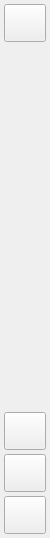
            <widget class="QFrame" name="settingsPageSideBarContainer">
             <property name="minimumSize">
              <size>
               <width>50</width>
               <height>0</height>
              </size>
             </property>
             <property name="maximumSize">
              <size>
               <width>50</width>
               <height>16777215</height>
              </size>
             </property>
             <property name="frameShape">
              <enum>QFrame::Shape::NoFrame</enum>
             </property>
             <property name="frameShadow">
              <enum>QFrame::Shadow::Raised</enum>
             </property>
             <layout class="QVBoxLayout" name="verticalLayout_5">
              <property name="spacing">
               <number>4</number>
              </property>
              <property name="leftMargin">
               <number>4</number>
              </property>
              <property name="topMargin">
               <number>4</number>
              </property>
              <property name="rightMargin">
               <number>4</number>
              </property>
              <property name="bottomMargin">
               <number>4</number>
              </property>
              <item>
               <widget class="QPushButton" name="goToHomeButton">
                <property name="minimumSize">
                 <size>
                  <width>42</width>
                  <height>38</height>
                 </size>
                </property>
                <property name="maximumSize">
                 <size>
                  <width>42</width>
                  <height>38</height>
                 </size>
                </property>
                <property name="cursor">
                 <cursorShape>PointingHandCursor</cursorShape>
                </property>
                <property name="toolTip">
                 <string>Go Back To Home</string>
                </property>
                <property name="text">
                 <string/>
                </property>
               </widget>
              </item>
              <item>
               <spacer name="verticalSpacer_2">
                <property name="orientation">
                 <enum>Qt::Orientation::Vertical</enum>
                </property>
                <property name="sizeHint" stdset="0">
                 <size>
                  <width>20</width>
                  <height>366</height>
                 </size>
                </property>
               </spacer>
              </item>
              <item>
               <widget class="QPushButton" name="openRecordingFolder">
                <property name="sizePolicy">
                 <sizepolicy hsizetype="Minimum" vsizetype="Fixed">
                  <horstretch>42</horstretch>
                  <verstretch>38</verstretch>
                 </sizepolicy>
                </property>
                <property name="minimumSize">
                 <size>
                  <width>42</width>
                  <height>38</height>
                 </size>
                </property>
                <property name="cursor">
                 <cursorShape>PointingHandCursor</cursorShape>
                </property>
                <property name="toolTip">
                 <string>Open Recording Folder</string>
                </property>
                <property name="text">
                 <string/>
                </property>
               </widget>
              </item>
              <item>
               <widget class="QPushButton" name="openJsonSettingsButton">
                <property name="minimumSize">
                 <size>
                  <width>42</width>
                  <height>38</height>
                 </size>
                </property>
                <property name="maximumSize">
                 <size>
                  <width>42</width>
                  <height>38</height>
                 </size>
                </property>
                <property name="cursor">
                 <cursorShape>PointingHandCursor</cursorShape>
                </property>
                <property name="toolTip">
                 <string>Open Settings As Json File</string>
                </property>
                <property name="text">
                 <string/>
                </property>
               </widget>
              </item>
              <item>
               <widget class="QPushButton" name="restartAppButton">
                <property name="minimumSize">
                 <size>
                  <width>42</width>
                  <height>38</height>
                 </size>
                </property>
                <property name="maximumSize">
                 <size>
                  <width>42</width>
                  <height>38</height>
                 </size>
                </property>
                <property name="cursor">
                 <cursorShape>PointingHandCursor</cursorShape>
                </property>
                <property name="toolTip">
                 <string>Restart The Application</string>
                </property>
                <property name="text">
                 <string/>
                </property>
               </widget>
              </item>
             </layout>
            </widget>
